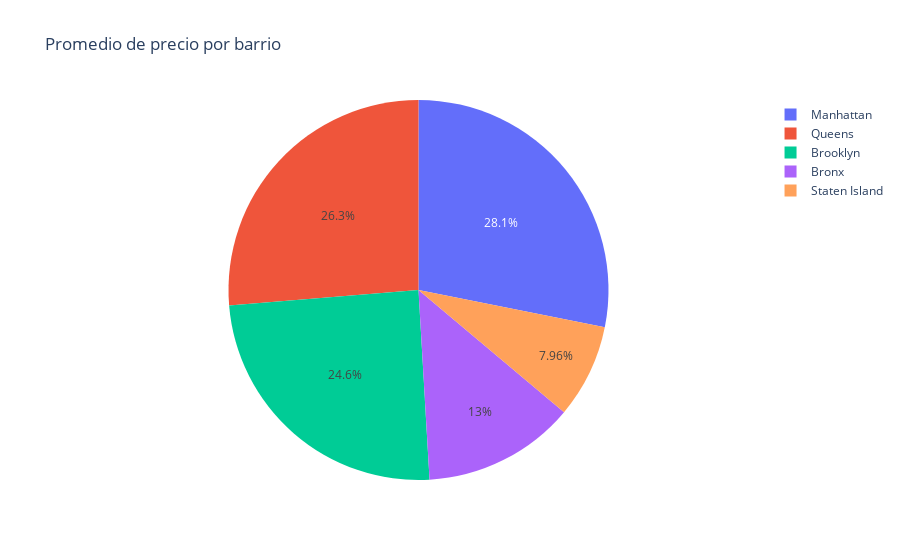

The notebook cell this image was saved under:
### Code cell
import plotly.express as px

fig = px.pie(df_precio_promedio, values='promedio_de_precio', names='barrios', title="Promedio de precio por barrio")
fig.show()

### Figure 1 — Plotly figure (JSON) as saved in the notebook; plotly's stock layout.template omitted (floating-point values rounded to 4 significant figures)
{"data": [{"domain": {"x": [0, 1], "y": [0, 1]}, "hovertemplate": "barrios=%{label}<br>promedio_de_precio=%{value}<extra></extra>", "labels": ["Brooklyn", "Manhattan", "Queens", "Staten Island", "Bronx"], "legendgroup": "", "name": "", "showlegend": true, "type": "pie", "values": [24.63, 28.15, 26.3, 7.963, 12.96]}], "layout": {"legend": {"tracegroupgap": 0}, "title": {"text": "Promedio de precio por barrio"}}}
